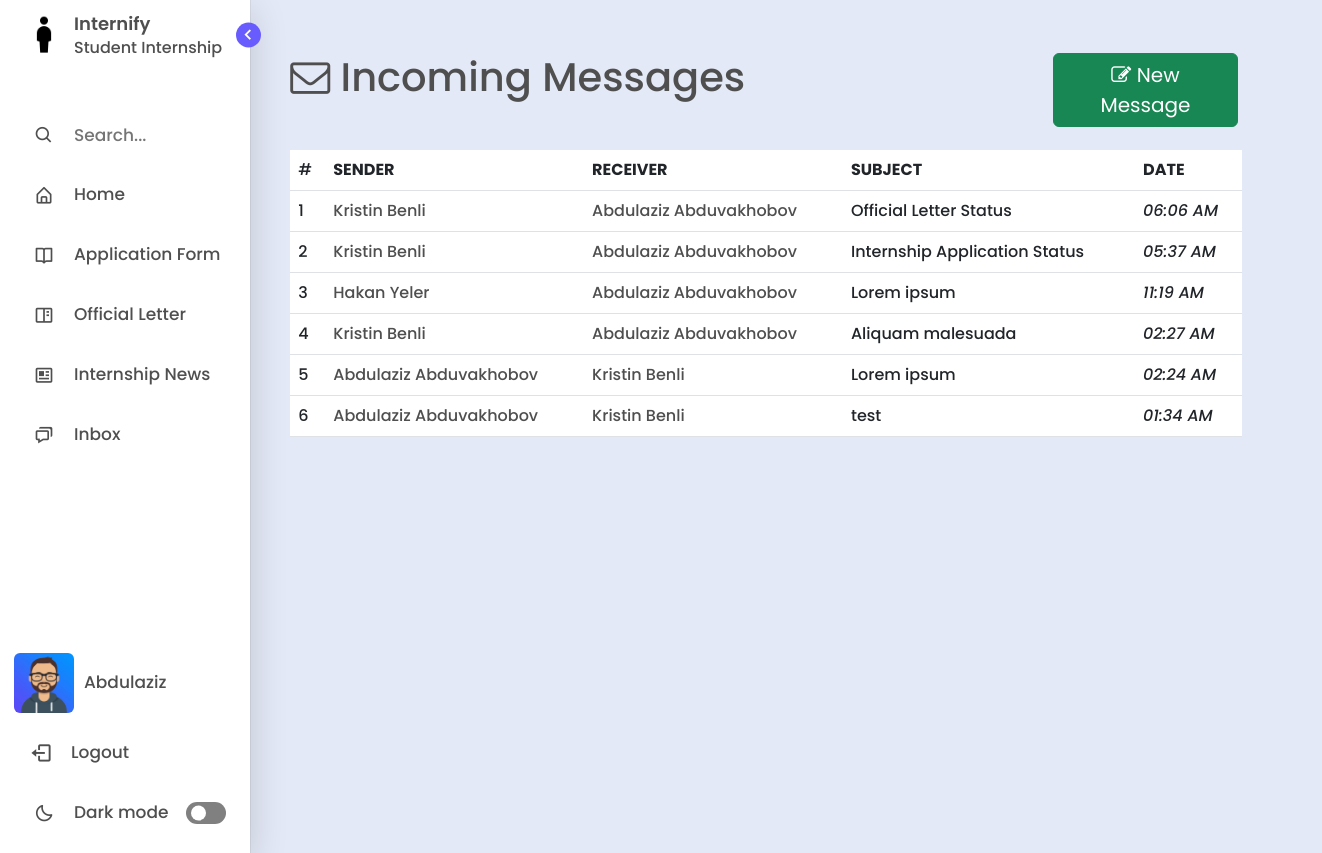
/inbox/ (signed in), run on the app's committed database.
### management/models.py (models this page shows, shortened)
class User(AbstractBaseUser, PermissionsMixin):
    GENDER_CHOICES = (
        ('M', 'Male'),
        ('F', 'Female'),
    )
    first_name = models.CharField(max_length=100)
    last_name = models.CharField(max_length=100)
    email = models.EmailField(unique=True)
    gender = models.CharField(max_length=1, choices=GENDER_CHOICES)
    photo = models.ImageField(upload_to='users', null=True, blank=True)
    last_login = models.DateTimeField(auto_now=True)
    is_active = models.BooleanField(default=True)
    is_staff = models.BooleanField(default=False)
    is_superuser = models.BooleanField(default=False)
    objects = CustomUserManager()
    USERNAME_FIELD = 'email'
    REQUIRED_FIELDS = ['first_name', 'last_name', 'gender',  'password']
    def get_full_name(self):
        return f'{self.first_name} {self.last_name}'

class BaseAbstractModel(models.Model):
    is_visible = models.BooleanField(default=True, verbose_name='Visibility')
    date_created = models.DateTimeField(auto_now_add=True)
    date_updated = models.DateTimeField(auto_now=True)
    class Meta:
        abstract = True

class Message(BaseAbstractModel):
    title = models.CharField(max_length=255)
    content = models.TextField()
    sender = models.ForeignKey(User, on_delete=CASCADE, related_name='sender')
    receiver = models.ForeignKey(User, on_delete=CASCADE, related_name='receiver')
    parent = models.ForeignKey('self', on_delete=SET_NULL, null=True, related_name='parentnode')
    def get_absolute_url(self):
        return reverse('message', args=[str(self.id)])

### management/views.py (the view, shortened to what this page needs)
# urls.py: path('inbox/', views.inbox, name = "inbox"),
def inbox(request):
	user = request.user
	emails = Message.objects.filter((Q(sender=request.user) | Q(receiver=request.user)) & Q(parent=None)).order_by('-date_created')
	context = {
		'emails': emails
	}
	return render(request, "inbox.html", context)

### templates/inbox.html (shortened to what this page needs)
{% extends "layout.html" %}
{% load static %}
{% block content %}
<div class="home offset-md-1" style="margin-top:4%;">
  <div class="row">
    <div class="col-md-5">
      <h1 class="title text"><i class="fa fa-envelope-o"></i> Incoming Messages</h1>
    </div>
    <div class="col-md-5">
      <a href="{% url 'sendmessage' %}" class="btn btn-success btn-block" style="font-size: 20px; width:40%; float:right;"><i class='fa fa-pencil-square-o'></i> New Message</a>
    </div>
  </div>
  <div class="col-md-10" style="margin-top:2%;">
    <table class="table table-hover mails" style="background-color: var(--primary-color-light);">
      {% if emails.count > 0 %}
      <thead class="text">
        <td>#</td>
        <th>SENDER</th>
        <th>RECEIVER</th>
        <th>SUBJECT</th>
        <th>DATE</th>
      </thead>
      <tbody class="text">
        {% for message in emails %}
          <tr>
            <td>{{forloop.counter}}</td>
            <td>
              <a href="{{message.get_absolute_url}}" style="text-decoration: none; color: var(--text-color)">
                {{message.sender.get_full_name}}
              </a>
            </td>
            <td>
              <a href="{% url 'inbox' %}message/{{message.id}}/" style="text-decoration: none; color: var(--text-color)">
                {{message.receiver.get_full_name}}
              </a>
            </td>
            <td>{{message.title}}</td>
            <td class="text-right fst-italic">{{message.date_created|date:"h:i A"}}</td>
          </tr>
        {% endfor %}
      </tbody>
      {% else %}
        <th>
          <p class='text-center text-white'>No records!</p>
        </th>
      {% endif %}
    </table>
  </div>
</div>
{% endblock content %}

### templates/includes/sidebar.html (shortened to what this page needs)
<!DOCTYPE html>
{% load static %}
<html lang="en">
<head>
    <link href='https://unpkg.com/boxicons@2.1.1/css/boxicons.min.css' rel='stylesheet'>
</head>
<body>
    <nav class="sidebar open">
        <header>
            <div class="image-text">
                <span class="image">
                    <a href="/home"><img id="my-image" src="{% static 'assets/img/logo.png' %}" alt=""></a>
                </span>
                <div class="text logo-text">
                    <a href="/home" style="text-decoration: none; color: var(--text-color);"><span class="name">Internify</span></a>
                    <span class="profession">Student Internship</span>
                </div>
            </div>
            <i class='bx bx-chevron-right toggle'></i>
        </header>
        <div class="menu-bar">
            <div class="menu">
                <li class="search-box">
                    <i class='bx bx-search icon'></i>
                    <input type="text" placeholder="Search...">
                </li>
                <li class="nav-link">
                    <a href="/home">
                        <i class='bx bx-home-alt icon' ></i>
                        <span class="text nav-text">Home</span>
                    </a>
                </li>
                {% for group in request.user.groups.all %}
                    {% if group.name == 'Student' %}
                        <li class ="nav-link">
                            <a href="/application-form">
                                <i class='bx bx-book-open icon'></i>
                                <span class="text nav-text">Application Form</span>
                            </a>
                        </li>
                        <li class ="nav-link">
                            <a href="/official-letter">
                                <i class='bx bx-book-content icon' ></i>
                                <span class="text nav-text">Official Letter</span>
                            </a>
                        </li>
                        <li class="nav-link">
                            <a href="/internship-opportunities">
                              <i class='bx bx-news icon' ></i>
                              <span class="text nav-text">Internship News</span>
                            </a>
                        </li>
                    {% endif %}
                {% endfor %}
                <li class="nav-link">
                    <a href="/inbox">
                        <i class='bx bx-chat icon' ></i>
                        <span class="text nav-text">Inbox</span>
                    </a>
                </li>
            </div>
            <div class="bottom-content">
                <li class="nav-link">
                    <a href="/profile">
                        <img src="
                                {% if request.user.photo%}
                                    {{ request.user.photo.url }}
                                {% elif request.user.gender == 'M' %}
                                    {% static 'assets/img/avatars/male_avatar.png' %}
                                {% else %}
                                    {% static 'assets/img/avatars/female_avatar.png' %}
                                {% endif %}
                                "
                                alt="user-avatar"
                            class="d-block rounded" height="60" width="60" id="uploadedAvatar" />
                        <span class="text nav-text" style="margin-left:10px;"> {{user.first_name}}</span>
                    </a>
                </li>
                <li class="nav-link">
                    <a href="/logout">
                        <i class='bx bx-log-out icon' style="font-size:23px; margin-left:-3px;"></i>
                        <span class="text nav-text">Logout</span>
                    </a>
                </li>
                <li class="mode">
                    <div class="sun-moon">
                        <i class='bx bx-moon icon moon'></i>
                    </div>
                    <span class="mode-text text">Dark mode</span>
                    <div class="toggle-switch">
                        <span class="switch"></span>
                    </div>
                </li>
            </div>
        </div>
    </nav>
</body>
</html>

### templates/inbox.html (style rules this page uses)
body { overflow:hidden; }

### templates/includes/sidebar.html (style rules this page uses)
* { margin: 0; padding: 0; box-sizing: border-box; font-family: 'Poppins', sans-serif; }
:root { --body-color: #E4E9F7; --sidebar-color: #FFF; --primary-color: #695CFE; --primary-color-light: white; --purple-text-color: #696CFF; --toggle-color: gray; --text-color: #4f4f4f; --tran-03: all 0.2s ease; --tran-03: all 0.3s ease; --tran-04: all 0.3s ease; --tran-05: all 0.3s ease; }
body { min-height: 100vh; background-color: var(--body-color); transition: var(--tran-05); overflow-x: hidden; }
.sidebar { position: fixed; top: 0; left: 0; height: 100%; width: 250px; padding: 10px 14px; background: var(--sidebar-color); transition: var(--tran-05); z-index: 100; box-shadow: rgba(0, 0, 0, 0.16) 0px 10px 36px 0px, rgba(0, 0, 0, 0.06) 0px 0px 0px 1px; }
.sidebar li { height: 50px; list-style: none; display: flex; align-items: center; margin-top: 10px; }
.sidebar header .image, .sidebar .icon { min-width: 60px; border-radius: 6px; }
.sidebar .icon { min-width: 60px; border-radius: 6px; height: 100%; display: flex; align-items: center; justify-content: center; font-size: 20px; }
.sidebar .text, .sidebar .icon { color: var(--text-color); transition: var(--tran-03); }
.sidebar .text { font-size: 17px; font-weight: 500; white-space: nowrap; opacity: 1; }
.sidebar header { position: relative; }
.sidebar header .image-text { display: flex; align-items: center; }
.sidebar header .logo-text { display: flex; flex-direction: column; }
header .image-text .name { margin-top: 2px; font-size: 18px; font-weight: 600; }
header .image-text .profession { font-size: 16px; margin-top: -2px; display: block; }
.sidebar header .image { display: flex; align-items: center; justify-content: center; }
.sidebar header .image img { width: 40px; border-radius: 6px; }
.sidebar header .toggle { position: absolute; top: 50%; right: -25px; transform: translateY(-50%) rotate(180deg); height: 25px; width: 25px; background-color: var(--primary-color); color: var(--sidebar-color); border-radius: 50%; display: flex; align-items: center; justify-content: center; font-size: 22px; cursor: pointer; transition: var(--tran-05); }
.sidebar .menu { margin-top: 40px; }
.sidebar li.search-box { border-radius: 6px; background-color: var(--primary-color-light); cursor: pointer; transition: var(--tran-05); }
.sidebar li.search-box input { height: 100%; width: 100%; outline: none; border: none; background-color: var(--primary-color-light); color: var(--text-color); border-radius: 6px; font-size: 17px; font-weight: 500; transition: var(--tran-05); }
.sidebar li a { list-style: none; height: 100%; background-color: transparent; display: flex; align-items: center; height: 100%; width: 100%; border-radius: 6px; text-decoration: none; transition: var(--tran-03); }
.sidebar .menu-bar { height: calc(100% - 55px); display: flex; flex-direction: column; justify-content: space-between; overflow-y: scroll; }
.sidebar .menu-bar .mode { border-radius: 6px; background-color: var(--primary-color-light); position: relative; transition: var(--tran-05); }
.menu-bar .mode .sun-moon { height: 50px; width: 60px; }
.mode .sun-moon i { position: absolute; }
.bottom-content .nav-link { margin-top:20px; }
.menu-bar .bottom-content .toggle-switch { position: absolute; right: 0; height: 100%; min-width: 60px; display: flex; align-items: center; justify-content: center; border-radius: 6px; cursor: pointer; }
.toggle-switch .switch { position: relative; height: 22px; width: 40px; border-radius: 25px; background-color: var(--toggle-color); transition: var(--tran-05); }
.switch::before { content: ''; position: absolute; height: 15px; width: 15px; border-radius: 50%; top: 50%; left: 5px; transform: translateY(-50%); background-color: var(--sidebar-color); transition: var(--tran-04); }
.home { position: absolute; top: 0; top: 0; left: 180px; height: 100vh; width: calc(100% - 180px); background-color: var(--body-color); transition: var(--tran-05); }
.home .text { font-weight: 500; color: var(--text-color); }

### data on the page
User: photo (picture), first_name "Abdulaziz"
Message: sender.get_full_name "Kristin Benli", receiver.get_full_name "Abdulaziz Abduvakhobov", title "Official Letter Status", date_created "06:06 AM"
Message: sender.get_full_name "Kristin Benli", receiver.get_full_name "Abdulaziz Abduvakhobov", title "Internship Application Status", date_created "05:37 AM"
Message: sender.get_full_name "Hakan Yeler", receiver.get_full_name "Abdulaziz Abduvakhobov", title "Lorem ipsum", date_created "11:19 AM"
Message: sender.get_full_name "Kristin Benli", receiver.get_full_name "Abdulaziz Abduvakhobov", title "Aliquam malesuada", date_created "02:27 AM"
Message: sender.get_full_name "Abdulaziz Abduvakhobov", receiver.get_full_name "Kristin Benli", title "Lorem ipsum", date_created "02:24 AM"
Message: sender.get_full_name "Abdulaziz Abduvakhobov", receiver.get_full_name "Kristin Benli", title "test", date_created "01:34 AM"
